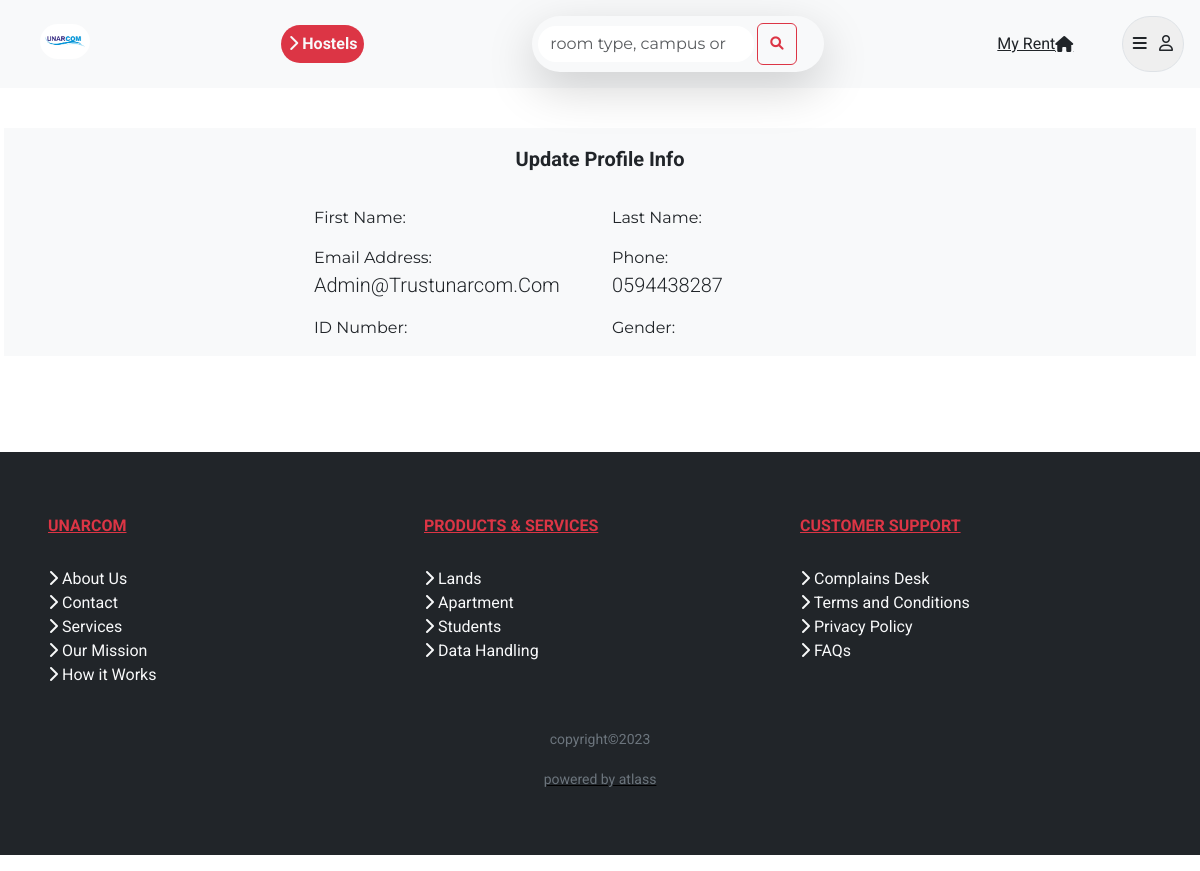
The app's page /users/profile/ (signed in), older data.
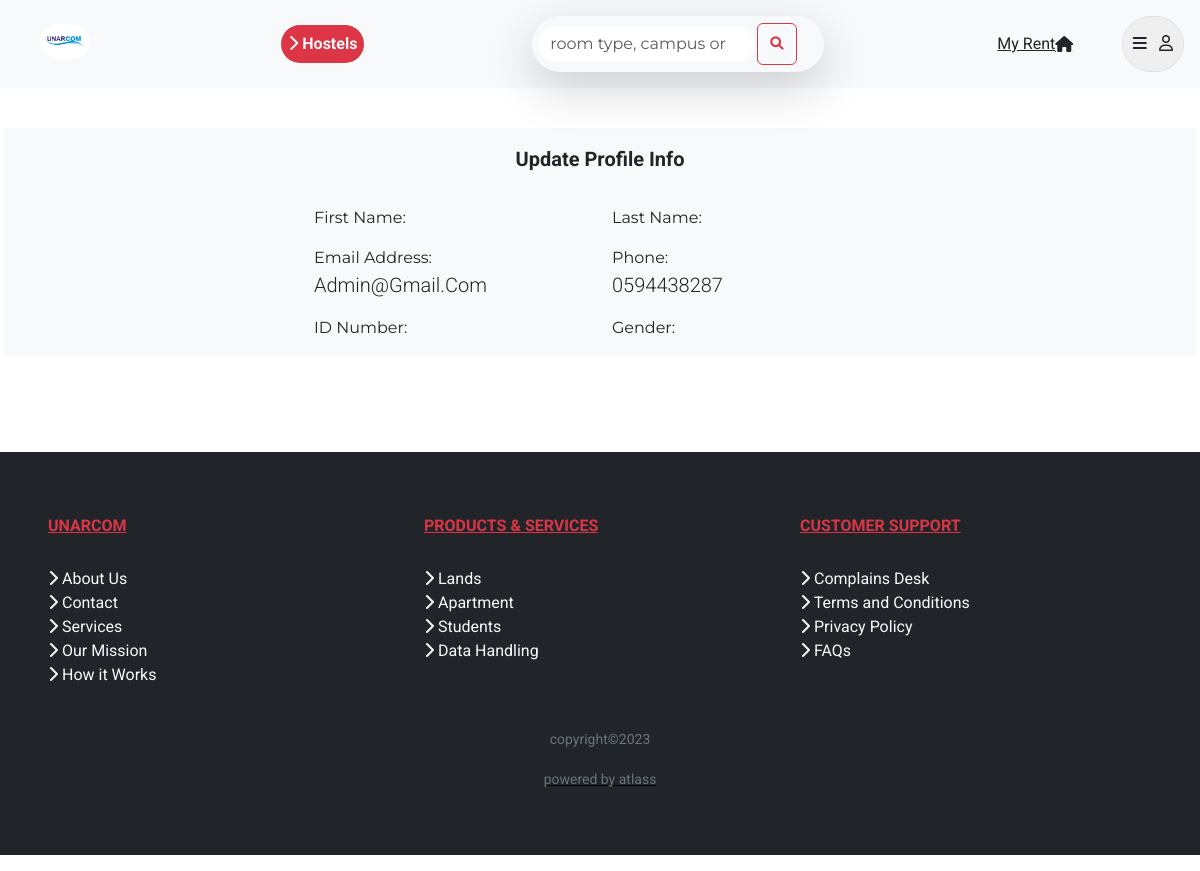
The same page, newer data.
### users/models.py (models this page shows, shortened)
class RoomUser(AbstractBaseUser):
	email = models.EmailField(unique=True)
	first_name = models.CharField(max_length=100)
	last_name = models.CharField(max_length=100)
	ghana_card_number = models.CharField(max_length=50)
	telephone = models.CharField(help_text='0597856551', max_length=20)
	gender = models.CharField(max_length=10, choices=SEX)
	your_emmergency_contact = models.CharField(help_text='0597856551', max_length=20)
	name_of_emmergency_contact = models.CharField('His/Her Name', max_length=50)
	has_a_hostel = models.BooleanField(verbose_name='Do you own a hostel?', default=False)
	is_staff = models.BooleanField(default=False)
	is_active = models.BooleanField(default=True)
	is_admin = models.BooleanField(default=False)
	date_joined = models.DateTimeField(default=timezone.now)
	USERNAME_FIELD = 'email'
	REQUIRED_FIELDS = 	['telephone']
	objects = CustomManager()
	@property
	def is_staff(self):
		return self.is_admin

### users/views.py (the view)
# urls.py: path('profile/', views.profile, name='profile'),
@login_required
def profile(request):
    return render(request, 'users/profile.html')

### users/templates/users/profile.html (shortened to what this page needs)
{% extends 'hostels/base.html' %}
{% load static %}
{% load crispy_forms_tags %}
{% block content %}
<section class="user">
    <div class="container5">
        <div class="row d-flex justify-content-center bg-light">
            <div class="col-sm-12 col-md-12 col-lg-6">
                <p class="lead text-center p-3 text-dark fw-bold">Update Profile Info</p>
                <div class="row">
                    <div class="col-sm-6 col-md-6 col-lg-6">
                        <label>First Name:</label><br>
                    </div>
                    <div class="col-sm-6 col-md-6 col-lg-6">
                        <label>Last Name:</label><br>
                    </div>
                    <div class="col-sm-6 col-md-6 col-lg-6">
                        <label>Email Address:</label><br>
                        <p class="lead text-capitalize text-dark">{{user.email}}</p>
                    </div>
                    <div class="col-sm-6 col-md-6 col-lg-6">
                        <label>Phone:</label><br>
                        <p class="lead text-capitalize text-dark">{{user.telephone}}</p>
                    </div>
                    <div class="col-sm-6 col-md-6 col-lg-6">
                        <label>ID Number:</label><br>
                    </div>
                    <div class="col-sm-6 col-md-6 col-lg-6">
                        <label>Gender:</label><br>
                    </div>
                </div>
            </div>
        </div>
    </div>
</section>
{% endblock %}

Row changes from the older to the newer data that the page shows:
changed RoomUser: email "Admin@trustunarcom.com" → "Admin@gmail.com"
